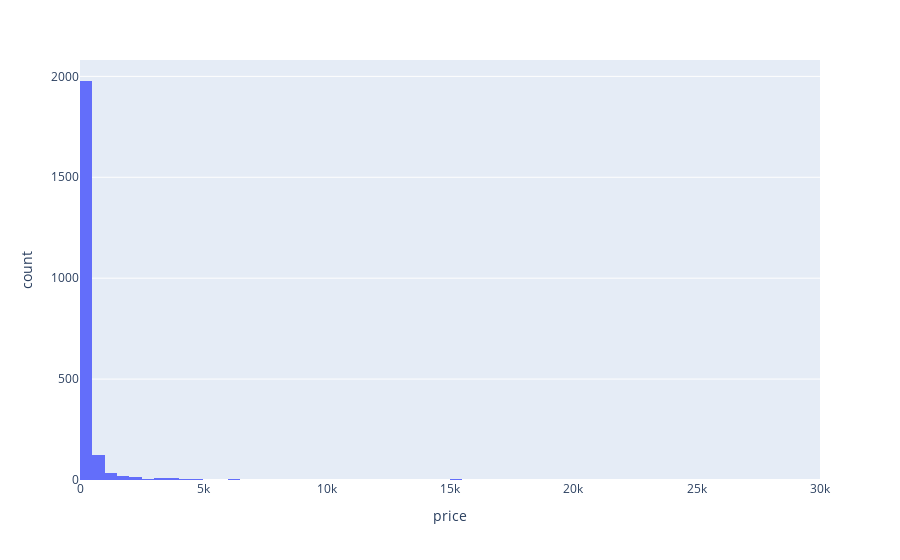

The code cell stored with this chart in its notebook:
### Markdown cell above
## Distribution of Price

### Code cell
fig = px.histogram(review, x="price")
fig.update_xaxes(range=[0, 30000])
fig.show()

### Figure 1 — Plotly figure (JSON) as saved in the notebook; plotly's stock layout.template omitted (floating-point values rounded to 4 significant figures; data arrays with more than 128 entries replaced by an {"elided": "..."} marker saying what was removed)
{"data": [{"alignmentgroup": "True", "bingroup": "x", "hovertemplate": "price=%{x}<br>count=%{y}<extra></extra>", "legendgroup": "", "marker": {"color": "#636efa"}, "name": "", "offsetgroup": "", "orientation": "v", "showlegend": false, "type": "histogram", "x": {"elided": "2247 int values"}, "xaxis": "x", "yaxis": "y"}], "layout": {"barmode": "relative", "legend": {"tracegroupgap": 0}, "margin": {"t": 60}, "xaxis": {"anchor": "y", "domain": [0, 1], "range": [0, 30000], "title": {"text": "price"}}, "yaxis": {"anchor": "x", "domain": [0, 1], "title": {"text": "count"}}}}
